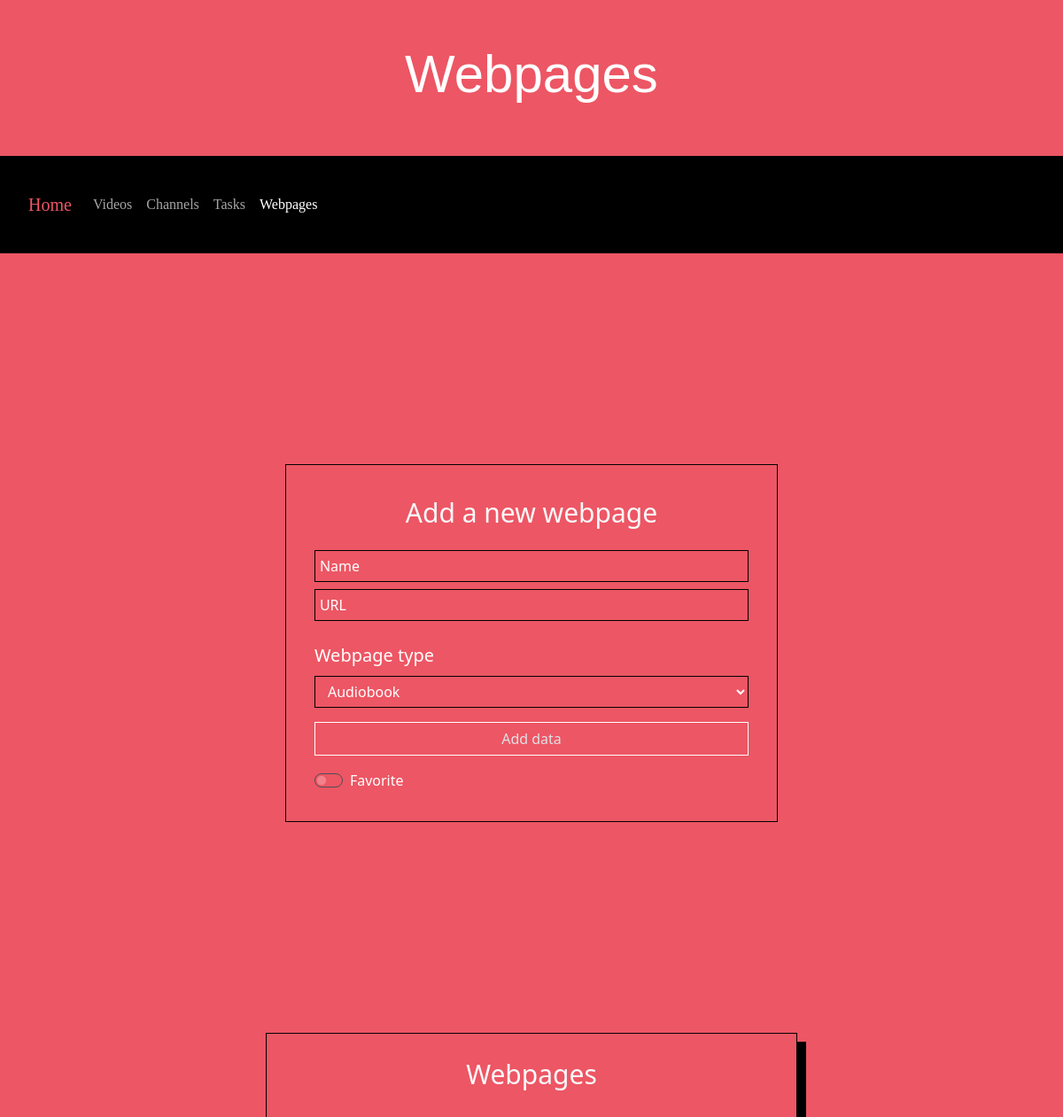
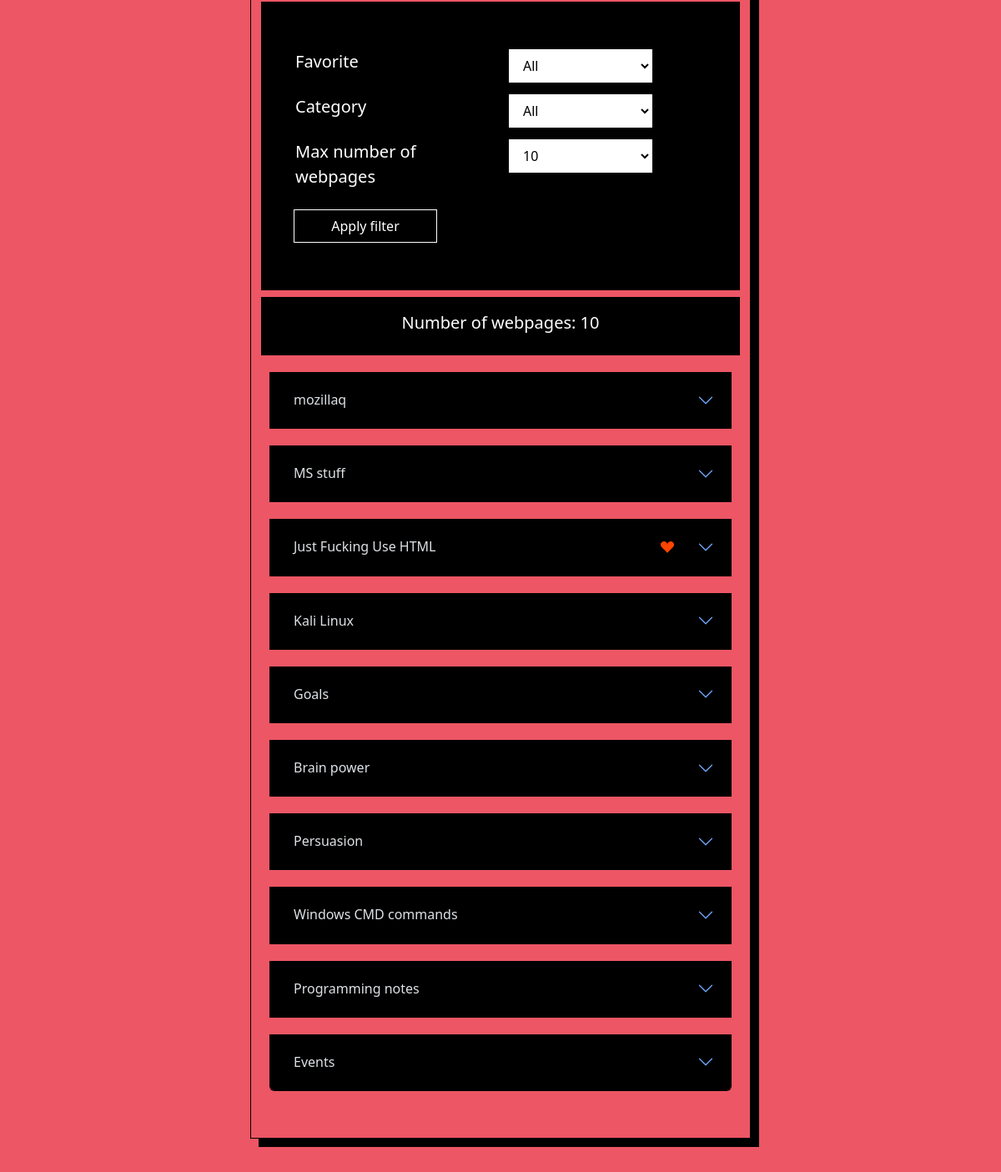
Screenshot of /webpages with the database file from the repository (2 pictures, top to bottom).
### tables this page shows
CREATE TABLE Saved_webpage(
    webpage_id INTEGER PRIMARY KEY AUTOINCREMENT, 
    webpage_name TEXT NOT NULL, 
    webpage_link TEXT NOT NULL, 
    is_favorite BOOLEAN, 
    webpage_category TEXT,  

    user_id INTEGER, 
    FOREIGN KEY (user_id) REFERENCES User(user_id)
);

### dependencies/controller_webpage.py (the view, shortened to what this page needs)
@webpage_blueprint.route("/webpages", methods=["GET", "POST"])
def webpages_get():
    if request.method == "GET":
        data = DTO.get_all_records("Saved_webpage")
        data = data[:10]
        num_of_pages = len(data)
        return render_template(
            "webpages.html",
            data_str=data,
            num_of_pages=num_of_pages,
            filter_fav="All",
            filter_category="All",
            webpage_count="10",
            categories=CATEGORIES
        )

### dependencies/Database_transfer.py (called while the page is built)
    def _connect(self) -> None:
        self._db_connection = sqlite3.connect(self.db_path)
        self._cursor = self._db_connection.cursor()
        print(f"\nConnected to database, '{self.db_path}'")

    def _terminate(self) -> None:
        self._cursor.close()
        self._db_connection.close()
        print("\nConnection terminated")

    def get_all_records(self, table:str) -> None | list:
        self._connect()
        self._cursor.execute(f"SELECT * FROM {table}")
        all_records = self._cursor.fetchall()
        self._terminate()
        all_records.reverse()
        return all_records

### templates/webpages.html (shortened to what this page needs)
<html lang="en" data-bs-theme="dark">
<head>
    <link rel="stylesheet" href="{{ url_for('static', filename='bootstrap/bootstrap-icons.css') }}">
    <link href="{{ url_for('static', filename='bootstrap/bootstrap.min.css') }}" rel="stylesheet">
    <link rel="stylesheet" href="{{ url_for('static', filename='css/main.css') }}">
    <link rel="stylesheet" href="{{ url_for('static', filename='css/form-elements.css') }}">
    <link rel="stylesheet" href="{{ url_for('static', filename='css/page-webpages.css') }}">
</head>
<body>
    <header class="center">
        <div>
            <h1 class="p-5 text-center">Webpages</h1>
        </div>
    </header>
    <nav class="navbar navbar-expand-lg sticky-top">
        <div class="container-fluid">
            <a class="navbar-brand" href="{{ url_for('controller.home') }}">Home</a>
            <div class="collapse navbar-collapse" id="navbarText">
                <ul class="navbar-nav me-auto mb-2 mb-lg-0 ">
                    <li class="nav-item">
                        <a class="nav-link" href="{{ url_for('controller_video.videos_get') }}">Videos</a>
                    </li>
                    <li class="nav-item">
                        <a class="nav-link" href="{{ url_for('controller_channel.channels_get') }}">Channels</a>
                    </li>
                    <li class="nav-item">
                        <a class="nav-link" href="{{ url_for('controller_task.tasks_get') }}">Tasks</a>
                    </li>
                    <li class="nav-item">
                        <a class="nav-link active" href="#">Webpages</a>
                    </li>
                </ul>
            </div>
        </div>
    </nav>
    <main>
        <div class="flash-message d-flex justify-content-center">
        </div>
        <section class="center">
            <div>
                <div class="collection center">
                    <form action="/webpages" method="POST">
                        <h6 class="display-6 mt-1 mb-4 text-light text-center">Add a new webpage</h6>
                        <div class="mb-3">
                            <input type="text" name="webpage-name" class="w-100 mb-2" placeholder="Name" />
                            <input type="text" name="webpage-url" class="w-100 mb-2" placeholder="URL" />
                        </div>
                        <div class="mb-3">
                            <label class="lead mb-2" for="">Webpage type</label>
                            <br>
                            <select name="webpage-type" class="w-100" aria-label="small select example">
                                {% for category in categories %}
                                    <option value="{{ category }}">{{ category }}</option>
                                {% endfor %}
                            </select>
                        </div>
                        <button type="submit" class="btn w-100">
                            Add data
                        </button>
                        <div class="form-check form-switch mt-3">
                            <input class="form-check-input" name="is-favorite" type="checkbox" role="switch"
                                id="switch1" value="yes">
                            <label class="form-check-label" for="switch1">Favorite</label>
                        </div>
                    </form>
                </div>
            </div>
        </section>
        <section id="section-read">
            <div class="container py-4">
                <h6 class="display-6 mt-1 mb-4 text-light text-center">Webpages</h6>
                <div class="accordion" id="accordionExample">
                    <div class="mb-2 px-3 py-2 filter-block">
                        <form action="/webpages-filter" method="POST" class="d-flex align-items-center">
                            <div class="container p-4 py-5">
                                <div class="row mb-2">
                                    <p class="lead col-6">Favorite</p>
                                    <select name="all-or-fav" class="col-lg-4 col-5">
                                        <option value="{{ filter_fav }}">{{ filter_fav }}</option>
                                    </select>
                                </div>
                                <div class="row mb-2">
                                    <p class="lead col-6">Category</p>
                                    <select name="category" class="col-lg-4 col-5">
                                        <option value="{{ filter_category }}">{{ filter_category }}</option>
                                    </select>
                                </div>
                                <div class="row mb-2">
                                    <p class="lead col-6">Max number of webpages</p>
                                    <select name="num-of-webpages" class="col-lg-4 col-5">
                                        <option value="{{ webpage_count }}">{{ webpage_count }}</option>
                                    </select>
                                </div>
                                <div class="row">
                                    <button type="submit" id="filter-btn" class="btn btn-outline-light col-4">Apply filter</button>
                                </div>
                            </div>
                        </form>
                    </div>
                    <div class="mb-3 p-2 pt-3 filter-block">
                        <p class="lead text-warning text-center">
                            Number of webpages:
                            <span>
                                {{ num_of_pages }}
                            </span>
                        </p>
                    </div>
                    {% for webpage in data_str %}
                    <div class="accordion-item">
                        <h2 class="accordion-header">
                            <button class="accordion-button collapsed d-flex" type="button" data-bs-toggle="collapse"
                                data-bs-target="#collapse{{ webpage[0] }}" aria-expanded="false">
                                <div class="p-2 w-100">{{ webpage[1] }}</div>
                                <div class="p-2 flex-shrink-1">
                                    {% if webpage[3] %}
                                    <i class="bi bi-suit-heart-fill"></i>
                                    {% endif %}
                                </div>
                            </button>
                        </h2>
                    </div>
                    {% endfor %}
                </div>
            </div>
        </section>
    </main>
</body>
</html>

### static/css/main.css (style rules this page uses)
:root { --bg-color:#ed5664; }
* { margin: 0; padding: 0; box-sizing: border-box; transition: 400ms ease; }
body { background-image: url(../img/bg.jpg); background-position: center; background-size: cover; background-attachment: fixed; background-repeat: no-repeat; }
.center { display: flex; justify-content: center; align-items: center; }
header { background-color: var(--bg-color); }
header h1 { font-family: 'Orbitron', sans-serif; padding: 8vh 20px 20px 20px; font-style: normal; font-size: 60px; color: rgb(255, 255, 255); }
main { background-image: none; background-color: var(--bg-color); }
section { min-height: 100vh; padding: 40px 20px; color: white; transition: 400ms ease; }
.display-6 { font-size: 30px; font-family: 100; }
.navbar { background-color: rgba(0, 0, 0); padding:10px 20px; font-weight: 100; }
.navbar .nav-link { font-family: 'Orbitron'; outline:none; border:none; }
.navbar .navbar-brand { font-family: 'Orbitron'; font-style: normal; line-height: 10vh; color:var(--bg-color); transition: 400ms ease; }

### static/css/form-elements.css (style rules this page uses)
:root { --bg-color:#ed5664; --color1:black; --color2:white; }
main { overflow-x: hidden; }
main .flash-message { background-color: var(--bg-color); color: var(--color2); padding:20px 10px; }
section input::placeholder { color: var(--color2); }
section input { background-color: transparent; border: 1px solid var(--color1); outline: none; padding: 5px; font-weight: 300; margin-bottom: 5px; }
section .collection { color: var(--color2); margin: 0px; }
section .collection form { width: fit-content; background-color: transparent; padding: 4vh 4vh; margin: 10px; border: 1px solid var(--color1); }
section .collection .btn { border-radius: 0px; border: 1px solid var(--color2); font-weight: 100; }
section select { background-color: transparent; border: 1px solid var(--color1); padding: 5px 10px; font-weight: 300; outline: none; }
section option { background-color: var(--color1); font-weight: 300; }
.filter-block { background-color: var(--color1); transition: 400ms ease; }
.filter-block select { border: 1px solid var(--color2); height: 40px; margin-left: 10px; background-color: var(--color2); color: var(--color1); }
.filter-block .btn { border-radius: 0px; height: 40px; margin: 0px 0px 0px 10px; border: 1px solid var(--color2); transition: 400ms ease; }
#filter-btn { border:1px solid var(--color2); color: var(--color2); }
.bi-suit-heart-fill { color: var(--color1); margin:0px 20px 0px 0px }
form .container { box-shadow: none !important; }
#section-read .container { max-width: 600px; box-shadow: 10px 10px 0px var(--color1); border:1px solid var(--color1); }
.form-check-input { background-color: transparent; }
.accordion { margin: 4vh 0px; }
.accordion-item { background-color:rgb(248, 60, 85); border: 1px solid var(--color1); margin: 20px 10px; }
.accordion-button { background-color: var(--color1); border: none; font-weight: 100; font-size: 16px; }
.accordion .btn-outline-light { border:1px solid var(--color1); color: var(--color1); }

### static/css/page-webpages.css (style rules this page uses)
:root { --bg-color:#ed5664; --color1:black; --color2:white; }
.bi-suit-heart-fill { color: orangered; margin: 0px 20px 0px 20px }
.filter-block .text-warning { color:white !important; }

### rows the page displays
Saved_webpage: webpage_name "mozillaq"
Saved_webpage: webpage_name "MS stuff"
Saved_webpage: webpage_name "Just Fucking Use HTML", is_favorite True (drawn)
Saved_webpage: webpage_name "Kali Linux"
Saved_webpage: webpage_name "Goals"
Saved_webpage: webpage_name "Brain power"
Saved_webpage: webpage_name "Persuasion"
Saved_webpage: webpage_name "Windows CMD commands"
Saved_webpage: webpage_name "Programming notes"
Saved_webpage: webpage_name "Events"

### other values shown
{{ num_of_pages }} "10"
form field webpage-type "Audiobook"
form field all-or-fav "All"
form field category "All"
form field num-of-webpages "10"
